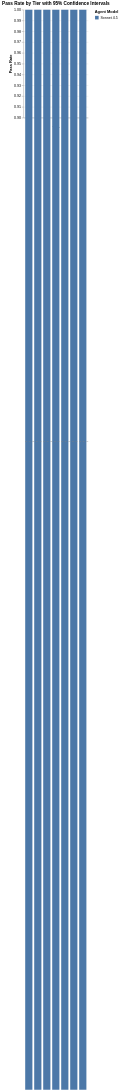

Source (Vega-Lite JSON):
### Vega-Lite specification from a JSON file in a GitHub repository (floating-point values rounded to 4 significant figures)
{"config": {"view": {"continuousWidth": 300, "continuousHeight": 300, "strokeWidth": 0}}, "layer": [{"mark": {"type": "bar"}, "encoding": {"color": {"field": "agent_model", "scale": {"domain": ["Sonnet 4.5"], "range": ["#4C78A8"]}, "title": "Agent Model", "type": "nominal"}, "tooltip": [{"field": "tier", "title": "Tier", "type": "ordinal"}, {"field": "agent_model", "title": "Model", "type": "nominal"}, {"field": "pass_rate", "format": ".2%", "title": "Pass Rate", "type": "quantitative"}, {"field": "ci_low", "format": ".2%", "title": "95% CI Low", "type": "quantitative"}, {"field": "ci_high", "format": ".2%", "title": "95% CI High", "type": "quantitative"}], "x": {"field": "tier", "sort": ["T0", "T1", "T2", "T3", "T4", "T5", "T6"], "title": "Tier", "type": "ordinal"}, "xOffset": {"field": "agent_model", "type": "nominal"}, "y": {"field": "pass_rate", "scale": {"domain": [0.9, 1.0]}, "title": "Pass Rate", "type": "quantitative"}}}, {"mark": {"type": "errorbar"}, "encoding": {"x": {"field": "tier", "sort": ["T0", "T1", "T2", "T3", "T4", "T5", "T6"], "type": "ordinal"}, "xOffset": {"field": "agent_model", "type": "nominal"}, "y": {"field": "ci_low", "title": "", "type": "quantitative"}, "y2": {"field": "ci_high"}}}, {"data": {"name": "data-a4d39081b115174c8251faeb34d1001f"}, "mark": {"type": "rule", "color": "gray", "strokeDash": [5, 5]}, "encoding": {"y": {"field": "y", "type": "quantitative"}}}], "data": {"name": "data-d39e260551bc0737ffa122c6cd4afa5d"}, "title": "Pass Rate by Tier with 95% Confidence Intervals", "$schema": "https://vega.github.io/schema/vega-lite/v6.1.0.json", "datasets": {"data-d39e260551bc0737ffa122c6cd4afa5d": [{"agent_model": "Sonnet 4.5", "tier": "T0", "pass_rate": 1.0, "ci_low": 1.0, "ci_high": 1.0, "ci_error_low": 0.0, "ci_error_high": 0.0}, {"agent_model": "Sonnet 4.5", "tier": "T1", "pass_rate": 1.0, "ci_low": 1.0, "ci_high": 1.0, "ci_error_low": 0.0, "ci_error_high": 0.0}, {"agent_model": "Sonnet 4.5", "tier": "T2", "pass_rate": 1.0, "ci_low": 1.0, "ci_high": 1.0, "ci_error_low": 0.0, "ci_error_high": 0.0}, {"agent_model": "Sonnet 4.5", "tier": "T3", "pass_rate": 1.0, "ci_low": 1.0, "ci_high": 1.0, "ci_error_low": 0.0, "ci_error_high": 0.0}, {"agent_model": "Sonnet 4.5", "tier": "T4", "pass_rate": 1.0, "ci_low": 1.0, "ci_high": 1.0, "ci_error_low": 0.0, "ci_error_high": 0.0}, {"agent_model": "Sonnet 4.5", "tier": "T5", "pass_rate": 1.0, "ci_low": 1.0, "ci_high": 1.0, "ci_error_low": 0.0, "ci_error_high": 0.0}, {"agent_model": "Sonnet 4.5", "tier": "T6", "pass_rate": 1.0, "ci_low": 1.0, "ci_high": 1.0, "ci_error_low": 0.0, "ci_error_high": 0.0}], "data-a4d39081b115174c8251faeb34d1001f": [{"y": 0.6}]}}
